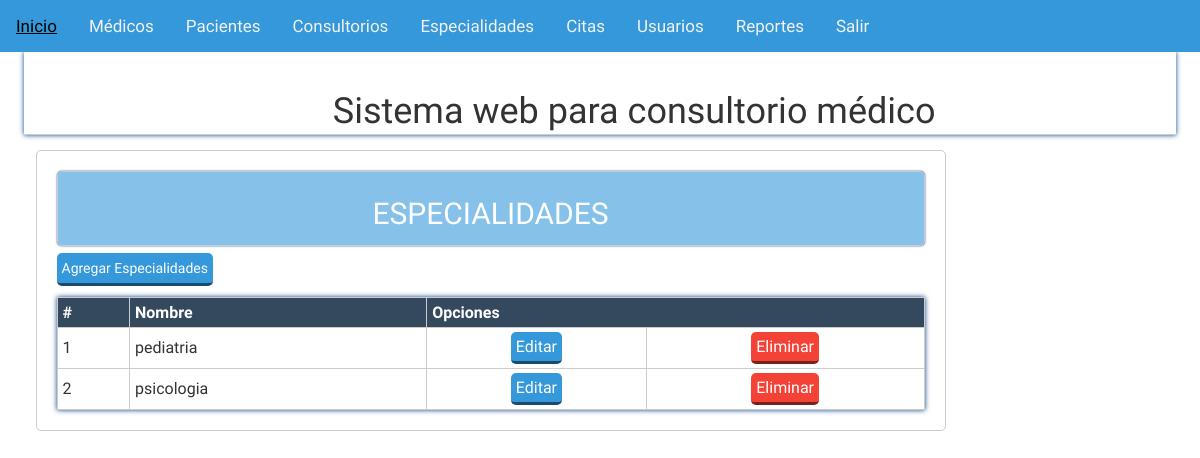
Page /Consultorio1/vista/especialidades_vista.php on the committed database.
### tables this page shows
CREATE TABLE `especialidades` (
  `idespecialidad` int(11) NOT NULL AUTO_INCREMENT,
  `espNombre` char(15) NOT NULL,
  PRIMARY KEY (`idespecialidad`),
  UNIQUE KEY `espNombre` (`espNombre`)
);

### Consultorio1/vista/especialidades_vista.php (the view, shortened to what this page needs)
<?php
try{
	$conexion = new PDO('mysql:host=localhost;dbname=centromedico','root','12345');
}catch(PDOException $e){
	echo "Error: ". $e->getMessage();
}
$consulta = $conexion -> prepare("SELECT * FROM especialidades ORDER BY idespecialidad limit 5");
$consulta ->execute();
$consulta = $consulta ->fetchAll();
?>
<?php include 'plantillas/header.php'; ?>
	<section class="main">
		<div class="wrapp">
			<?php include 'plantillas/nav.php'; ?>
				<article>
					<div class="mensaje">
						<h2>ESPECIALIDADES</h2>
					</div>
						<a class="agregar" href="agregarEspecialidades.php">Agregar Especialidades</a>
						<table class="tabla">
						  <tr>
							<th>#</th>
							<th>Nombre</th>
							<th colspan="2">Opciones</th>
						  </tr>
						<?php foreach ($consulta as $Sql): ?>
						<tr>
						<?php echo "<td>". $Sql['idespecialidad']. "</td>"; ?>
						<?php echo "<td>". $Sql['espNombre']. "</td>"; ?>
                        <?php echo "<td class='centrar'>"."<a href='actualizarespecialidades.php?idespecialidad=".$Sql['idespecialidad']."' class='editar'>Editar</a>". "</td>"; ?>
						<?php echo "<td class='centrar'>"."<a onclick=msg(".$Sql['idespecialidad'].") class='eliminar'>Eliminar</a>". "</td>"; ?>
						</tr>
						<?php endforeach; ?>
						</table>
				</article>
	</section>
<?php include 'plantillas/footer.php'; ?>
</body>
</html>

### Consultorio1/css/estiloss.css (style rules this page uses)
* { -webkit-box-sizing: border-box; -moz-box-sizing: border-box; box-sizing: border-box; margin:0px; padding:0px; font-family: 'Antic', sans-serif; }
body { background: rgba(0,0,0,.01); color:#000; }
.wrapp { padding: 0% 2%; width:100%; margin:auto; overflow: hidden; text-align:cente }
.mensaje { background: #85C1E9; padding:5px; color:#fff; border-radius:5px; text-align: center; font-size: 1.5em; margin-bottom: 5px; box-shadow: 0 0px 2px #013D82 !important; }
article a { display:block; font-weight: normal; }
article { margin: 10px 0px; margin-left:1%; float: left; width: 79%; padding:20px; background: rgb(255, 255, 255); border-radius:5px; }
article,aside, .mensaje { border:1px solid #ccc; }
article a { margin: 2px 0px; display:inline-block; padding: 5px; color: white; border-radius:5px; cursor:pointer; border-bottom: 3px solid rgba(0, 0, 0,.5); width:auto; text-decoration:none; text-align:center; position: relative; }
article .agregar { background:#3498DB; }
article .editar { background:#3498DB; }
article .eliminar { background:#F44336; }
footer li,a { text-decoration: none; color: #fff; }
.tabla { box-shadow: 0 0px 5px #013D82 !important; width:100%; margin-top: 1%; border-collapse: collapse; }
.tabla th { background: #34495E; padding: 5px; color:white; }
.centrar { text-align: center; }
.tabla td { padding: 2px 5px; }
.tabla td,th { border:1px solid #ccc; }
a, .Dra { color: #34495E; }

### rows in the picture
especialidades: idespecialidad "1", espNombre "pediatria"
especialidades: idespecialidad "2", espNombre "psicologia"
